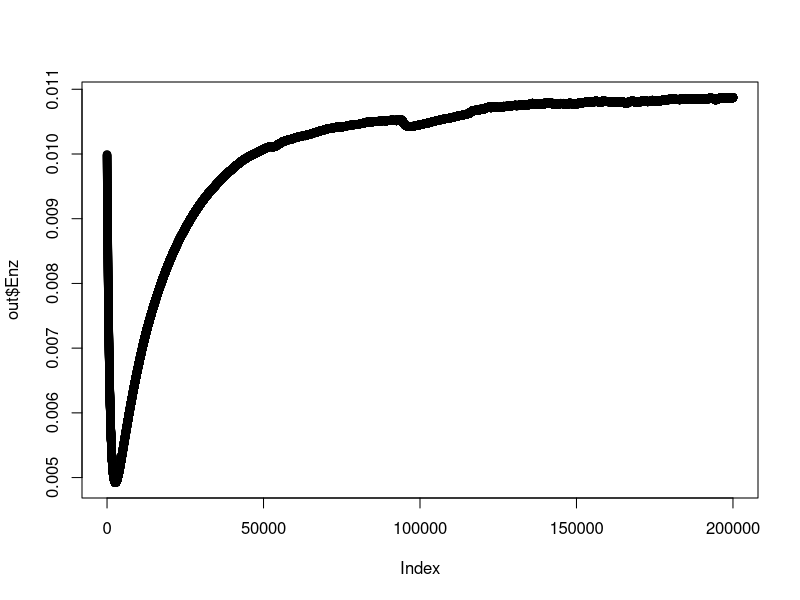

Recreate this plot in R.
#Coding the ABW decomposition model. Allison SD, Bradford MA & Wallenstein MD. 2010. Nature Geoscience. Soil-carbon response to warming dependent on microbial physiology. 3: 336-340.

#initial parameter values, based on spinup in Supplementary Table 2
#time-note I am dropping the interval from original ABW
time<- 200000 #end model run after this many model hours. 
temp<-20 #temperature, degrees C.
t<-0 #start at time 0

#initial pool sizes
SOC<- 100 #mg/cm3
DOC<- 0.5 #mg/cm3
MIC<- 0.5 #mg/cm3
Enz<- 0.01 #mg/cm3

#inputfluxes
inputSOC<- 0.0005 #mg/cm3/h
inputDOC<- 0.0005 #mg/cm3/h

#constant turnover rates and parameters
r.death<- 0.0002 # biomass turnover rate (1/h)
r.enz.prod<-0.000005 #fraction allocated to enzyme production (1/h)
r.enz.loss<-0.001 #fraction enzyme pool that turns over per hour (1/h)
MICtoSOC<- 0.5 #fraction of microbial turnover that enters SOC pool, rather than DOC

#temperature sensitive parameter values
CUE.0<- 0.63 #intercept CUE
CUE.slope<- -0.016 #change in CUE per degree temperature
Vmax.0<- 100000000 #intercept Vmax term. mg SOM / cm3 / h
Vmax.uptake.0 <- 100000000 #intercept uptake Vmax term
Km.0 <- 500 #intercept of temperature sensitive Km value
Km.uptake.0 <- 0.1 #Intercept of temperature sensitive Km.uptake
Km.slope<- 5 #change in Km value per degree C
Km.uptake.slope <- 0.01 #change in Km.uptake parameter per degree C
Ea<- 47 #kj/mol Activation energy for SOC degrading enzymes
Ea.uptake<- 47 #kj/mol Activation energy for uptake transporters 
gas.const <- 0.008314 #the universal gas constant, bro. 

#calculating temperature sensitive parameters
Vmax.uptake<- Vmax.uptake.0 * exp(-Ea.uptake/(gas.const * (temp + 273)))
Km.uptake<- Km.uptake.slope*temp + Km.uptake.0
CUE<- CUE.slope*temp + CUE.0
Vmax<- Vmax.0 * exp(-Ea/(gas.const*(temp+273)))
Km<- Km.slope*temp + Km.0

#create output matrix for saving outputs
out<-matrix(rep(0,time*6),nrow=time,dimnames=list(NULL,c('hours','SOC','DOC','mbc','Enz','CO2')))

for(i in 1:time){
  #fluxes!
  ASSIM = Vmax.uptake * MIC * (DOC / ( Km.uptake + DOC)) #microbial uptake
  DEATH = r.death * MIC #microbial death
  EPROD = r.enz.prod * MIC #microbial enzyme production
  ELOSS = r.enz.loss * Enz #microbial enzyme turnover
  DECOMP = Vmax * Enz * (SOC / (Km + SOC))
  #DECOMP flux not alowed to be greater than total SOC pool size
  DECOMP<- ifelse(DECOMP>SOC,SOC,DECOMP)
  
  #changes in pools per unit time!
  dMICdt<- ASSIM*CUE - DEATH - EPROD #change in microbial biomass per unit time
  dEnzdt<- EPROD-ELOSS #change in enzyme pool size per unit time
  dSOCdt<- inputSOC + DEATH*MICtoSOC - DECOMP #change in SOC pool per unit time
  dDOCdt<- inputDOC + DEATH*(1-MICtoSOC) + DECOMP + ELOSS - ASSIM #change in DOC pool per unit time.
  
  #CO2 respiration
  CO2<- ASSIM*(1-CUE)
  
  #update pools
  MIC<- MIC + dMICdt
  Enz<- Enz + dEnzdt
  SOC<- SOC + dSOCdt
  DOC<- DOC + dDOCdt
  
  #update output matrix
  out[i,]<-c(i,SOC,DOC,MIC,Enz,CO2)
  #end model function
}
out<-data.frame(out)

plot(out$Enz)

